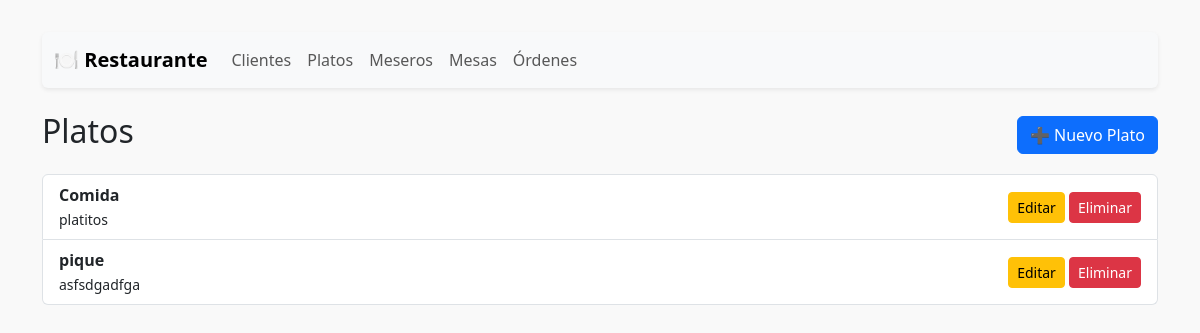
The page /platos/ on the database as committed earlier.
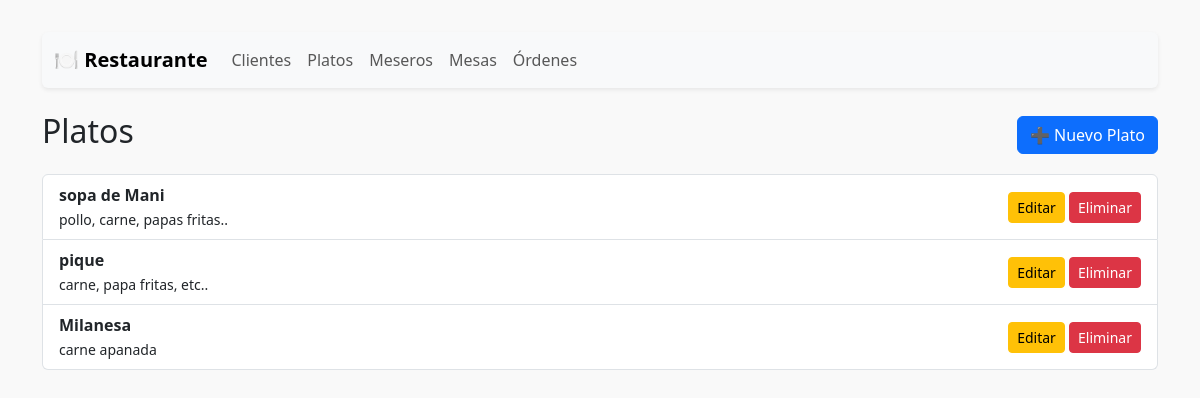
The same page on the database as committed later.
### restaurante/models/plato.py (models this page shows, shortened)
class Plato(models.Model):
    nombre = models.CharField(max_length=100)
    descripcion = models.TextField()

### restaurante/views/plato_view.py (the view)
# urls.py: path('platos/', plato_view.plato_list, name='plato_list'),
def plato_list(request):
    platos = Plato.objects.all()
    return render(request, 'restaurante/plato/list.html', {'platos': platos})

### restaurante/templates/restaurante/plato/list.html
{% extends 'restaurante/base.html' %}
{% block content %}
  <div class="d-flex justify-content-between align-items-center mb-3">
    <h2>Platos</h2>
    <a href="{% url 'plato_create' %}" class="btn btn-primary">➕ Nuevo Plato</a>
  </div>
  <ul class="list-group">
    {% for plato in platos %}
      <li class="list-group-item d-flex justify-content-between align-items-center">
        <div>
          <strong>{{ plato.nombre }}</strong><br>
          <small>{{ plato.descripcion }}</small>
        </div>
        <div>
          <a href="{% url 'plato_update' plato.pk %}" class="btn btn-sm btn-warning">Editar</a>
          <a href="{% url 'plato_delete' plato.pk %}" class="btn btn-sm btn-danger">Eliminar</a>
        </div>
      </li>
    {% empty %}
      <li class="list-group-item">No hay platos registrados.</li>
    {% endfor %}
  </ul>
{% endblock %}

Rows that differ between the two databases and show on the page:
removed Plato: nombre "Comida", descripcion "platitos"
added Plato: nombre "sopa de Mani", descripcion "pollo, carne, papas fritas.."
changed Plato "pique": descripcion "asfsdgadfga" → "carne, papa fritas, etc.."
added Plato: nombre "Milanesa", descripcion "carne apanada"
